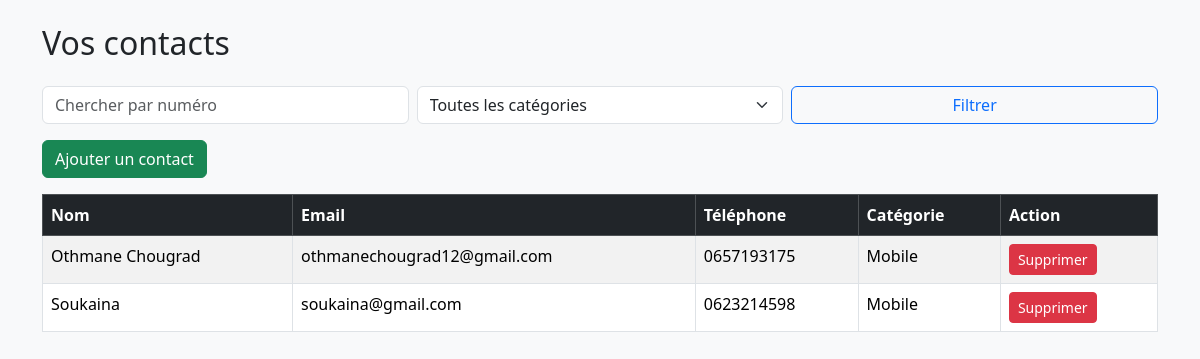
/dashboard/ (signed in), run on the app's committed database.
### contacts/models.py (models this page shows, shortened)
class Contact(models.Model):
    CATEGORY_CHOICES = [
        ('domicile', 'Domicile'),
        ('professionnel', 'Professionnel'),
        ('mobile', 'Mobile'),
    ]
    user = models.ForeignKey(CustomUser, on_delete=models.CASCADE)
    name = models.CharField(max_length=100)  # nom
    email = models.EmailField()  # email
    phone_number = models.CharField(max_length=20)  # telephone
    category = models.CharField(max_length=20, choices=CATEGORY_CHOICES)  #categorie

### contacts/views.py (the view)
# urls.py: path('dashboard/', views.dashboard, name='dashboard'),
@login_required
def dashboard(request):
    contacts = Contact.objects.filter(user=request.user)
    category = request.GET.get('category')
    search = request.GET.get('search')
    if category:
        contacts = contacts.filter(category=category)
    if search:
        contacts = contacts.filter(phone_number__icontains=search)
    return render(request, 'contacts/dashboard.html', {'contacts': contacts})

### contacts/templates/contacts/dashboard.html (shortened to what this page needs)
{% extends 'contacts/base.html' %}
{% block content %}
<h2 class="mb-4">Vos contacts</h2>
<form method="get" class="row g-2 mb-3">
    <div class="col-md-4">
        <input type="text" name="search" class="form-control" placeholder="Chercher par numéro" value="{{ request.GET.search }}">
    </div>
    <div class="col-md-4">
        <select name="category" class="form-select">
            <option value="">Toutes les catégories</option>
        </select>
    </div>
    <div class="col-md-4">
        <button type="submit" class="btn btn-outline-primary w-100">Filtrer</button>
    </div>
</form>
<a href="{% url 'add_contact' %}" class="btn btn-success mb-3">Ajouter un contact</a>
<table class="table table-striped table-bordered">
    <thead class="table-dark">
        <tr>
            <th>Nom</th>
            <th>Email</th>
            <th>Téléphone</th>
            <th>Catégorie</th>
            <th>Action</th>
        </tr>
    </thead>
    <tbody>
        {% for contact in contacts %}
            <tr>
                <td>{{ contact.name }}</td>
                <td>{{ contact.email }}</td>
                <td>{{ contact.phone_number }}</td>
                <td>{{ contact.get_category_display }}</td>
                <td>
                    <a href="{% url 'delete_contact' contact.id %}" class="btn btn-sm btn-danger">Supprimer</a>
                </td>
            </tr>
        {% empty %}
            <tr><td colspan="5" class="text-center">Aucun contact trouvé.</td></tr>
        {% endfor %}
    </tbody>
</table>
{% endblock %}

### data on the page
Contact: name "Othmane Chougrad", email "othmanechougrad12@gmail.com", phone_number "0657193175", category "Mobile"
Contact: name "Soukaina", email "soukaina@gmail.com", phone_number "0623214598", category "Mobile"
